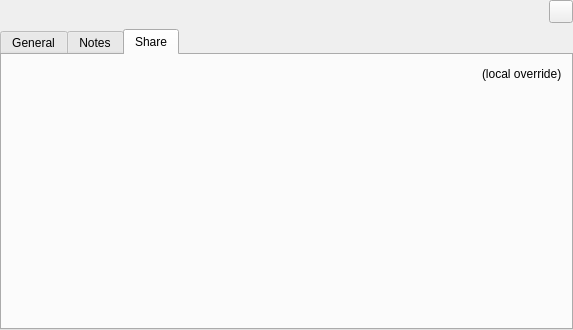
<?xml version="1.0" encoding="UTF-8"?>
<ui version="4.0">
 <class>EntryPreviewWidget</class>
 <widget class="QWidget" name="EntryPreviewWidget">
  <property name="geometry">
   <rect>
    <x>0</x>
    <y>0</y>
    <width>573</width>
    <height>330</height>
   </rect>
  </property>
  <layout class="QVBoxLayout" name="verticalLayout_7">
   <property name="spacing">
    <number>0</number>
   </property>
   <property name="leftMargin">
    <number>0</number>
   </property>
   <property name="topMargin">
    <number>0</number>
   </property>
   <property name="rightMargin">
    <number>0</number>
   </property>
   <property name="bottomMargin">
    <number>0</number>
   </property>
   <item>
    <widget class="QStackedWidget" name="stackedWidget">
     <property name="currentIndex">
      <number>1</number>
     </property>
     <widget class="QWidget" name="pageEntry">
      <layout class="QVBoxLayout" name="verticalLayout_3">
       <property name="leftMargin">
        <number>0</number>
       </property>
       <property name="topMargin">
        <number>0</number>
       </property>
       <property name="rightMargin">
        <number>0</number>
       </property>
       <property name="bottomMargin">
        <number>0</number>
       </property>
       <item>
        <layout class="QHBoxLayout" name="entryHorizontalLayout" stretch="0,0,0,0,0,0">
         <property name="sizeConstraint">
          <enum>QLayout::SetDefaultConstraint</enum>
         </property>
         <property name="leftMargin">
          <number>9</number>
         </property>
         <item>
          <widget class="QLabel" name="entryIcon">
           <property name="sizePolicy">
            <sizepolicy hsizetype="Minimum" vsizetype="Preferred">
             <horstretch>0</horstretch>
             <verstretch>0</verstretch>
            </sizepolicy>
           </property>
           <property name="text">
            <string/>
           </property>
          </widget>
         </item>
         <item>
          <widget class="ElidedLabel" name="entryTitleLabel">
           <property name="sizePolicy">
            <sizepolicy hsizetype="Expanding" vsizetype="Preferred">
             <horstretch>0</horstretch>
             <verstretch>0</verstretch>
            </sizepolicy>
           </property>
           <property name="font">
            <font>
             <pointsize>12</pointsize>
            </font>
           </property>
           <property name="textFormat">
            <enum>Qt::AutoText</enum>
           </property>
          </widget>
         </item>
         <item>
          <spacer name="entryHorizontalSpacer">
           <property name="orientation">
            <enum>Qt::Horizontal</enum>
           </property>
           <property name="sizeHint" stdset="0">
            <size>
             <width>40</width>
             <height>20</height>
            </size>
           </property>
          </spacer>
         </item>
         <item>
          <widget class="QWidget" name="entryTotpWidget" native="true">
           <layout class="QGridLayout" name="gridLayout_3">
            <property name="leftMargin">
             <number>0</number>
            </property>
            <property name="topMargin">
             <number>0</number>
            </property>
            <property name="bottomMargin">
             <number>0</number>
            </property>
            <item row="0" column="0">
             <widget class="QLabel" name="entryTotpLabel">
              <property name="font">
               <font>
                <pointsize>10</pointsize>
                <weight>75</weight>
                <bold>true</bold>
               </font>
              </property>
              <property name="text">
               <string/>
              </property>
             </widget>
            </item>
           </layout>
          </widget>
         </item>
         <item>
          <widget class="QToolButton" name="entryTotpButton">
           <property name="focusPolicy">
            <enum>Qt::ClickFocus</enum>
           </property>
           <property name="toolTip">
            <string>Generate TOTP Token</string>
           </property>
           <property name="text">
            <string/>
           </property>
           <property name="checkable">
            <bool>true</bool>
           </property>
          </widget>
         </item>
         <item>
          <widget class="QToolButton" name="entryCloseButton">
           <property name="focusPolicy">
            <enum>Qt::ClickFocus</enum>
           </property>
           <property name="toolTip">
            <string>Close</string>
           </property>
           <property name="text">
            <string/>
           </property>
          </widget>
         </item>
        </layout>
       </item>
       <item>
        <widget class="QTabWidget" name="entryTabWidget">
         <property name="focusPolicy">
          <enum>Qt::ClickFocus</enum>
         </property>
         <property name="currentIndex">
          <number>0</number>
         </property>
         <property name="documentMode">
          <bool>false</bool>
         </property>
         <property name="tabsClosable">
          <bool>false</bool>
         </property>
         <property name="movable">
          <bool>false</bool>
         </property>
         <widget class="QWidget" name="entryGeneralTab">
          <attribute name="title">
           <string>General</string>
          </attribute>
          <layout class="QVBoxLayout" name="verticalLayout_5">
           <item>
            <widget class="QWidget" name="entryGeneralWidget" native="true">
             <layout class="QGridLayout" name="gridLayout" rowstretch="0,0,0,0,0" columnstretch="0,0,0,0,0">
              <property name="leftMargin">
               <number>0</number>
              </property>
              <property name="topMargin">
               <number>0</number>
              </property>
              <property name="rightMargin">
               <number>0</number>
              </property>
              <property name="bottomMargin">
               <number>0</number>
              </property>
              <item row="0" column="0">
               <spacer name="entryLeftHorizontalSpacer">
                <property name="orientation">
                 <enum>Qt::Horizontal</enum>
                </property>
                <property name="sizeType">
                 <enum>QSizePolicy::Fixed</enum>
                </property>
                <property name="sizeHint" stdset="0">
                 <size>
                  <width>20</width>
                  <height>20</height>
                 </size>
                </property>
               </spacer>
              </item>
              <item row="0" column="1">
               <widget class="QLabel" name="entryUsernameTitleLabel">
                <property name="sizePolicy">
                 <sizepolicy hsizetype="Minimum" vsizetype="Preferred">
                  <horstretch>0</horstretch>
                  <verstretch>0</verstretch>
                 </sizepolicy>
                </property>
                <property name="font">
                 <font>
                  <weight>75</weight>
                  <bold>true</bold>
                 </font>
                </property>
                <property name="layoutDirection">
                 <enum>Qt::LeftToRight</enum>
                </property>
                <property name="text">
                 <string>Username</string>
                </property>
                <property name="alignment">
                 <set>Qt::AlignRight|Qt::AlignTrailing|Qt::AlignVCenter</set>
                </property>
               </widget>
              </item>
              <item row="0" column="4">
               <widget class="QLabel" name="entryUsernameLabel">
                <property name="sizePolicy">
                 <sizepolicy hsizetype="Expanding" vsizetype="Preferred">
                  <horstretch>0</horstretch>
                  <verstretch>0</verstretch>
                 </sizepolicy>
                </property>
                <property name="minimumSize">
                 <size>
                  <width>100</width>
                  <height>0</height>
                 </size>
                </property>
                <property name="text">
                 <string notr="true">username</string>
                </property>
                <property name="textInteractionFlags">
                 <set>Qt::LinksAccessibleByMouse|Qt::TextSelectableByMouse</set>
                </property>
               </widget>
              </item>
              <item row="1" column="1">
               <widget class="QLabel" name="entryPasswordTitleLabel">
                <property name="sizePolicy">
                 <sizepolicy hsizetype="Minimum" vsizetype="Preferred">
                  <horstretch>0</horstretch>
                  <verstretch>0</verstretch>
                 </sizepolicy>
                </property>
                <property name="font">
                 <font>
                  <weight>75</weight>
                  <bold>true</bold>
                 </font>
                </property>
                <property name="text">
                 <string>Password</string>
                </property>
                <property name="alignment">
                 <set>Qt::AlignRight|Qt::AlignTrailing|Qt::AlignVCenter</set>
                </property>
               </widget>
              </item>
              <item row="3" column="1">
               <widget class="QLabel" name="entryExpirationTitleLabel">
                <property name="sizePolicy">
                 <sizepolicy hsizetype="Minimum" vsizetype="Preferred">
                  <horstretch>0</horstretch>
                  <verstretch>0</verstretch>
                 </sizepolicy>
                </property>
                <property name="font">
                 <font>
                  <weight>75</weight>
                  <bold>true</bold>
                 </font>
                </property>
                <property name="text">
                 <string>Expiration</string>
                </property>
                <property name="alignment">
                 <set>Qt::AlignRight|Qt::AlignTrailing|Qt::AlignVCenter</set>
                </property>
               </widget>
              </item>
              <item row="4" column="4">
               <spacer name="verticalSpacer">
                <property name="orientation">
                 <enum>Qt::Vertical</enum>
                </property>
                <property name="sizeHint" stdset="0">
                 <size>
                  <width>0</width>
                  <height>0</height>
                 </size>
                </property>
               </spacer>
              </item>
              <item row="2" column="4">
               <widget class="ElidedLabel" name="entryUrlLabel">
                <property name="sizePolicy">
                 <sizepolicy hsizetype="Expanding" vsizetype="Preferred">
                  <horstretch>0</horstretch>
                  <verstretch>0</verstretch>
                 </sizepolicy>
                </property>
                <property name="minimumSize">
                 <size>
                  <width>100</width>
                  <height>0</height>
                 </size>
                </property>
                <property name="cursor">
                 <cursorShape>PointingHandCursor</cursorShape>
                </property>
                <property name="text">
                 <string notr="true">https://example.com</string>
                </property>
                <property name="textInteractionFlags">
                 <set>Qt::LinksAccessibleByKeyboard|Qt::LinksAccessibleByMouse</set>
                </property>
               </widget>
              </item>
              <item row="3" column="4">
               <widget class="QLabel" name="entryExpirationLabel">
                <property name="sizePolicy">
                 <sizepolicy hsizetype="Expanding" vsizetype="Preferred">
                  <horstretch>0</horstretch>
                  <verstretch>0</verstretch>
                 </sizepolicy>
                </property>
                <property name="text">
                 <string notr="true">expired</string>
                </property>
               </widget>
              </item>
              <item row="2" column="1">
               <widget class="QLabel" name="entryUrlTitleLabel">
                <property name="sizePolicy">
                 <sizepolicy hsizetype="Minimum" vsizetype="Preferred">
                  <horstretch>0</horstretch>
                  <verstretch>0</verstretch>
                 </sizepolicy>
                </property>
                <property name="font">
                 <font>
                  <weight>75</weight>
                  <bold>true</bold>
                 </font>
                </property>
                <property name="text">
                 <string>URL</string>
                </property>
                <property name="alignment">
                 <set>Qt::AlignRight|Qt::AlignTrailing|Qt::AlignVCenter</set>
                </property>
               </widget>
              </item>
              <item row="1" column="3" colspan="2">
               <layout class="QHBoxLayout" name="horizontalLayout_2" stretch="0,0">
                <property name="spacing">
                 <number>6</number>
                </property>
                <property name="leftMargin">
                 <number>4</number>
                </property>
                <item>
                 <widget class="QToolButton" name="togglePasswordButton">
                  <property name="text">
                   <string/>
                  </property>
                  <property name="checkable">
                   <bool>true</bool>
                  </property>
                 </widget>
                </item>
                <item>
                 <widget class="ElidedLabel" name="entryPasswordLabel">
                  <property name="sizePolicy">
                   <sizepolicy hsizetype="Expanding" vsizetype="Preferred">
                    <horstretch>0</horstretch>
                    <verstretch>0</verstretch>
                   </sizepolicy>
                  </property>
                  <property name="minimumSize">
                   <size>
                    <width>100</width>
                    <height>0</height>
                   </size>
                  </property>
                  <property name="text">
                   <string notr="true">password</string>
                  </property>
                 </widget>
                </item>
               </layout>
              </item>
              <item row="1" column="0">
               <spacer name="entryLeftHorizontalSpacer_2">
                <property name="orientation">
                 <enum>Qt::Horizontal</enum>
                </property>
                <property name="sizeType">
                 <enum>QSizePolicy::Fixed</enum>
                </property>
                <property name="sizeHint" stdset="0">
                 <size>
                  <width>20</width>
                  <height>20</height>
                 </size>
                </property>
               </spacer>
              </item>
              <item row="2" column="0">
               <spacer name="entryLeftHorizontalSpacer_3">
                <property name="orientation">
                 <enum>Qt::Horizontal</enum>
                </property>
                <property name="sizeType">
                 <enum>QSizePolicy::Fixed</enum>
                </property>
                <property name="sizeHint" stdset="0">
                 <size>
                  <width>20</width>
                  <height>20</height>
                 </size>
                </property>
               </spacer>
              </item>
              <item row="3" column="0">
               <spacer name="entryLeftHorizontalSpacer_4">
                <property name="orientation">
                 <enum>Qt::Horizontal</enum>
                </property>
                <property name="sizeType">
                 <enum>QSizePolicy::Fixed</enum>
                </property>
                <property name="sizeHint" stdset="0">
                 <size>
                  <width>20</width>
                  <height>20</height>
                 </size>
                </property>
               </spacer>
              </item>
             </layout>
            </widget>
           </item>
          </layout>
         </widget>
         <widget class="QWidget" name="entryAttributesTab">
          <attribute name="title">
           <string>Attributes</string>
          </attribute>
          <layout class="QVBoxLayout" name="verticalLayout">
           <item>
            <widget class="QTextEdit" name="entryAttributesEdit">
             <property name="focusPolicy">
              <enum>Qt::ClickFocus</enum>
             </property>
             <property name="readOnly">
              <bool>true</bool>
             </property>
            </widget>
           </item>
          </layout>
         </widget>
         <widget class="QWidget" name="entryAttachmentsTab">
          <attribute name="title">
           <string>Attachments</string>
          </attribute>
          <layout class="QVBoxLayout" name="verticalLayout_6">
           <item>
            <widget class="EntryAttachmentsWidget" name="entryAttachmentsWidget" native="true"/>
           </item>
          </layout>
         </widget>
         <widget class="QWidget" name="entryNotesTab">
          <attribute name="title">
           <string>Notes</string>
          </attribute>
          <layout class="QVBoxLayout" name="verticalLayout_2">
           <item>
            <widget class="QTextEdit" name="entryNotesEdit">
             <property name="focusPolicy">
              <enum>Qt::ClickFocus</enum>
             </property>
             <property name="readOnly">
              <bool>true</bool>
             </property>
            </widget>
           </item>
          </layout>
         </widget>
         <widget class="QWidget" name="entryAutotypeTab">
          <attribute name="title">
           <string>Autotype</string>
          </attribute>
          <layout class="QVBoxLayout" name="verticalLayout_4">
           <item>
            <widget class="QTreeWidget" name="entryAutotypeTree">
             <property name="frameShadow">
              <enum>QFrame::Sunken</enum>
             </property>
             <property name="showDropIndicator" stdset="0">
              <bool>true</bool>
             </property>
             <property name="rootIsDecorated">
              <bool>true</bool>
             </property>
             <property name="wordWrap">
              <bool>false</bool>
             </property>
             <property name="columnCount">
              <number>2</number>
             </property>
             <attribute name="headerCascadingSectionResizes">
              <bool>false</bool>
             </attribute>
             <attribute name="headerDefaultSectionSize">
              <number>250</number>
             </attribute>
             <attribute name="headerMinimumSectionSize">
              <number>50</number>
             </attribute>
             <attribute name="headerStretchLastSection">
              <bool>true</bool>
             </attribute>
             <column>
              <property name="text">
               <string>Window</string>
              </property>
             </column>
             <column>
              <property name="text">
               <string>Sequence</string>
              </property>
             </column>
            </widget>
           </item>
          </layout>
         </widget>
        </widget>
       </item>
      </layout>
     </widget>
     <widget class="QWidget" name="pageGroup">
      <layout class="QVBoxLayout" name="verticalLayout_13">
       <property name="leftMargin">
        <number>0</number>
       </property>
       <property name="topMargin">
        <number>0</number>
       </property>
       <property name="rightMargin">
        <number>0</number>
       </property>
       <property name="bottomMargin">
        <number>0</number>
       </property>
       <item>
        <layout class="QHBoxLayout" name="groupHorizontalLayout" stretch="0,0,0">
         <property name="sizeConstraint">
          <enum>QLayout::SetDefaultConstraint</enum>
         </property>
         <property name="leftMargin">
          <number>9</number>
         </property>
         <item>
          <widget class="QLabel" name="groupIcon">
           <property name="sizePolicy">
            <sizepolicy hsizetype="Minimum" vsizetype="Preferred">
             <horstretch>0</horstretch>
             <verstretch>0</verstretch>
            </sizepolicy>
           </property>
           <property name="text">
            <string/>
           </property>
          </widget>
         </item>
         <item>
          <widget class="ElidedLabel" name="groupTitleLabel">
           <property name="sizePolicy">
            <sizepolicy hsizetype="Expanding" vsizetype="Preferred">
             <horstretch>0</horstretch>
             <verstretch>0</verstretch>
            </sizepolicy>
           </property>
           <property name="font">
            <font>
             <pointsize>12</pointsize>
            </font>
           </property>
           <property name="textFormat">
            <enum>Qt::AutoText</enum>
           </property>
          </widget>
         </item>
         <item>
          <widget class="QToolButton" name="groupCloseButton">
           <property name="toolTip">
            <string>Close</string>
           </property>
           <property name="text">
            <string/>
           </property>
          </widget>
         </item>
        </layout>
       </item>
       <item>
        <widget class="QTabWidget" name="groupTabWidget">
         <property name="currentIndex">
          <number>2</number>
         </property>
         <property name="documentMode">
          <bool>false</bool>
         </property>
         <property name="tabsClosable">
          <bool>false</bool>
         </property>
         <property name="movable">
          <bool>false</bool>
         </property>
         <widget class="QWidget" name="groupGeneralTab">
          <attribute name="title">
           <string>General</string>
          </attribute>
          <layout class="QVBoxLayout" name="verticalLayout_8">
           <item>
            <widget class="QWidget" name="groupGeneralWidget" native="true">
             <layout class="QGridLayout" name="gridLayout_2" columnstretch="0,0,0">
              <property name="leftMargin">
               <number>0</number>
              </property>
              <property name="topMargin">
               <number>0</number>
              </property>
              <property name="rightMargin">
               <number>0</number>
              </property>
              <property name="bottomMargin">
               <number>0</number>
              </property>
              <item row="2" column="2">
               <widget class="QLabel" name="groupExpirationLabel">
                <property name="sizePolicy">
                 <sizepolicy hsizetype="Expanding" vsizetype="Preferred">
                  <horstretch>0</horstretch>
                  <verstretch>0</verstretch>
                 </sizepolicy>
                </property>
               </widget>
              </item>
              <item row="2" column="1">
               <widget class="QLabel" name="groupExpirationTitleLabel">
                <property name="sizePolicy">
                 <sizepolicy hsizetype="Minimum" vsizetype="Preferred">
                  <horstretch>0</horstretch>
                  <verstretch>0</verstretch>
                 </sizepolicy>
                </property>
                <property name="font">
                 <font>
                  <weight>75</weight>
                  <bold>true</bold>
                 </font>
                </property>
                <property name="text">
                 <string>Expiration</string>
                </property>
                <property name="alignment">
                 <set>Qt::AlignRight|Qt::AlignTrailing|Qt::AlignVCenter</set>
                </property>
               </widget>
              </item>
              <item row="0" column="1">
               <widget class="QLabel" name="groupAutotypeTitleLabel">
                <property name="sizePolicy">
                 <sizepolicy hsizetype="Minimum" vsizetype="Preferred">
                  <horstretch>0</horstretch>
                  <verstretch>0</verstretch>
                 </sizepolicy>
                </property>
                <property name="font">
                 <font>
                  <weight>75</weight>
                  <bold>true</bold>
                 </font>
                </property>
                <property name="text">
                 <string>Autotype</string>
                </property>
                <property name="alignment">
                 <set>Qt::AlignRight|Qt::AlignTrailing|Qt::AlignVCenter</set>
                </property>
               </widget>
              </item>
              <item row="0" column="2">
               <widget class="QLabel" name="groupAutotypeLabel">
                <property name="sizePolicy">
                 <sizepolicy hsizetype="Expanding" vsizetype="Preferred">
                  <horstretch>0</horstretch>
                  <verstretch>0</verstretch>
                 </sizepolicy>
                </property>
               </widget>
              </item>
              <item row="1" column="2">
               <widget class="QLabel" name="groupSearchingLabel">
                <property name="sizePolicy">
                 <sizepolicy hsizetype="Expanding" vsizetype="Preferred">
                  <horstretch>0</horstretch>
                  <verstretch>0</verstretch>
                 </sizepolicy>
                </property>
               </widget>
              </item>
              <item row="0" column="0">
               <spacer name="groupLeftHorizontalSpacer">
                <property name="orientation">
                 <enum>Qt::Horizontal</enum>
                </property>
                <property name="sizeType">
                 <enum>QSizePolicy::Fixed</enum>
                </property>
                <property name="sizeHint" stdset="0">
                 <size>
                  <width>20</width>
                  <height>20</height>
                 </size>
                </property>
               </spacer>
              </item>
              <item row="1" column="1">
               <widget class="QLabel" name="groupSearchingTitleLabel">
                <property name="sizePolicy">
                 <sizepolicy hsizetype="Minimum" vsizetype="Preferred">
                  <horstretch>0</horstretch>
                  <verstretch>0</verstretch>
                 </sizepolicy>
                </property>
                <property name="font">
                 <font>
                  <weight>75</weight>
                  <bold>true</bold>
                 </font>
                </property>
                <property name="text">
                 <string>Searching</string>
                </property>
                <property name="alignment">
                 <set>Qt::AlignRight|Qt::AlignTrailing|Qt::AlignVCenter</set>
                </property>
               </widget>
              </item>
              <item row="3" column="2">
               <spacer name="verticalSpacer_2">
                <property name="orientation">
                 <enum>Qt::Vertical</enum>
                </property>
                <property name="sizeHint" stdset="0">
                 <size>
                  <width>0</width>
                  <height>0</height>
                 </size>
                </property>
               </spacer>
              </item>
             </layout>
            </widget>
           </item>
          </layout>
         </widget>
         <widget class="QWidget" name="groupNotesTab">
          <attribute name="title">
           <string>Notes</string>
          </attribute>
          <layout class="QVBoxLayout" name="verticalLayout_11">
           <item>
            <widget class="QTextEdit" name="groupNotesEdit">
             <property name="focusPolicy">
              <enum>Qt::ClickFocus</enum>
             </property>
             <property name="readOnly">
              <bool>true</bool>
             </property>
            </widget>
           </item>
          </layout>
         </widget>
         <widget class="QWidget" name="groupShareTab">
          <attribute name="title">
           <string>Share</string>
          </attribute>
          <layout class="QVBoxLayout" name="verticalLayout_12">
           <item>
            <widget class="QWidget" name="groupShareWidget" native="true">
             <layout class="QGridLayout" name="gridLayout_4">
              <property name="leftMargin">
               <number>0</number>
              </property>
              <property name="topMargin">
               <number>0</number>
              </property>
              <property name="rightMargin">
               <number>0</number>
              </property>
              <property name="bottomMargin">
               <number>0</number>
              </property>
              <item row="1" column="1">
               <widget class="QLabel" name="groupShareTypeLabel">
                <property name="font">
                 <font>
                  <weight>75</weight>
                  <bold>true</bold>
                 </font>
                </property>
                <property name="text">
                 <string notr="true">&lt;type&gt;</string>
                </property>
                <property name="alignment">
                 <set>Qt::AlignRight|Qt::AlignTrailing|Qt::AlignVCenter</set>
                </property>
               </widget>
              </item>
              <item row="1" column="0">
               <spacer name="horizontalSpacer">
                <property name="orientation">
                 <enum>Qt::Horizontal</enum>
                </property>
                <property name="sizeType">
                 <enum>QSizePolicy::Fixed</enum>
                </property>
                <property name="sizeHint" stdset="0">
                 <size>
                  <width>20</width>
                  <height>20</height>
                 </size>
                </property>
               </spacer>
              </item>
              <item row="3" column="2">
               <spacer name="verticalSpacer">
                <property name="orientation">
                 <enum>Qt::Vertical</enum>
                </property>
                <property name="sizeHint" stdset="0">
                 <size>
                  <width>20</width>
                  <height>147</height>
                 </size>
                </property>
               </spacer>
              </item>
              <item row="1" column="3">
               <widget class="QLabel" name="groupShareOverrideLabel">
                <property name="text">
                 <string>(local override)</string>
                </property>
               </widget>
              </item>
              <item row="1" column="2">
               <widget class="QLabel" name="groupSharePathLabel">
                <property name="sizePolicy">
                 <sizepolicy hsizetype="Expanding" vsizetype="Preferred">
                  <horstretch>0</horstretch>
                  <verstretch>0</verstretch>
                 </sizepolicy>
                </property>
                <property name="text">
                 <string notr="true">&lt;path&gt;</string>
                </property>
               </widget>
              </item>
              <item row="2" column="2" colspan="2">
               <widget class="QLabel" name="groupShareAbsolutePathLabel">
                <property name="text">
                 <string>&lt;absolute path&gt;</string>
                </property>
               </widget>
              </item>
             </layout>
            </widget>
           </item>
          </layout>
         </widget>
        </widget>
       </item>
      </layout>
     </widget>
    </widget>
   </item>
  </layout>
  <action name="searchIcon">
   <property name="text">
    <string>Search</string>
   </property>
  </action>
  <action name="clearIcon">
   <property name="text">
    <string>Clear</string>
   </property>
  </action>
 </widget>
 <customwidgets>
  <customwidget>
   <class>EntryAttachmentsWidget</class>
   <extends>QWidget</extends>
   <header>gui/entry/EntryAttachmentsWidget.h</header>
   <container>1</container>
  </customwidget>
  <customwidget>
   <class>ElidedLabel</class>
   <extends>QLabel</extends>
   <header>gui/widgets/ElidedLabel.h</header>
  </customwidget>
 </customwidgets>
 <tabstops>
  <tabstop>entryTotpButton</tabstop>
  <tabstop>entryAutotypeTree</tabstop>
  <tabstop>entryTabWidget</tabstop>
  <tabstop>groupCloseButton</tabstop>
  <tabstop>groupTabWidget</tabstop>
 </tabstops>
 <resources/>
 <connections/>
</ui>
